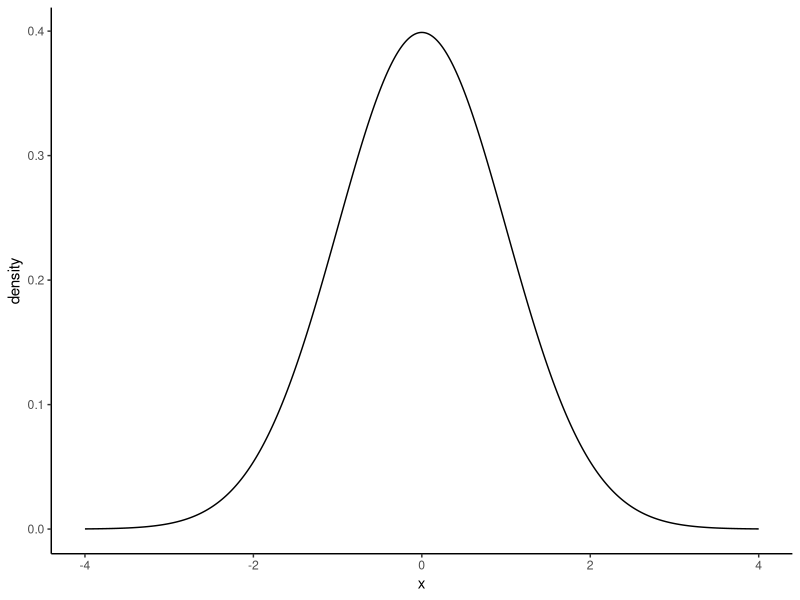
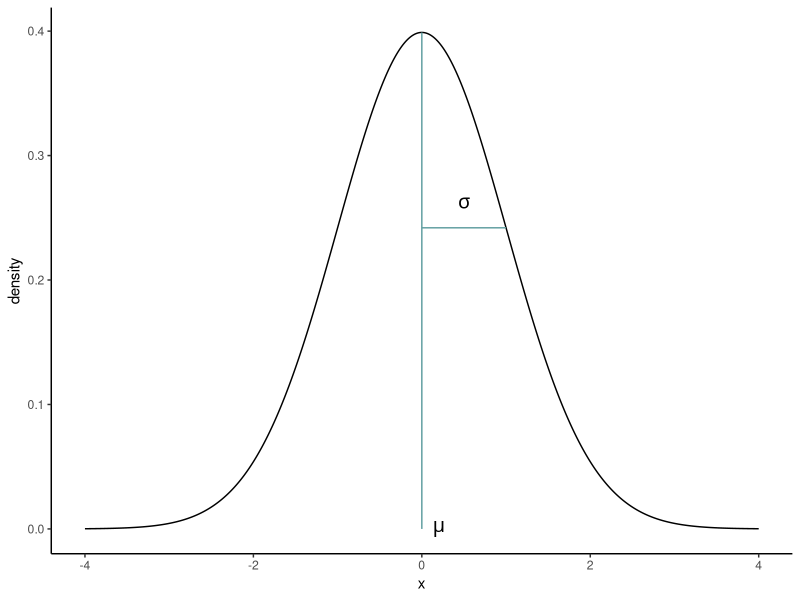
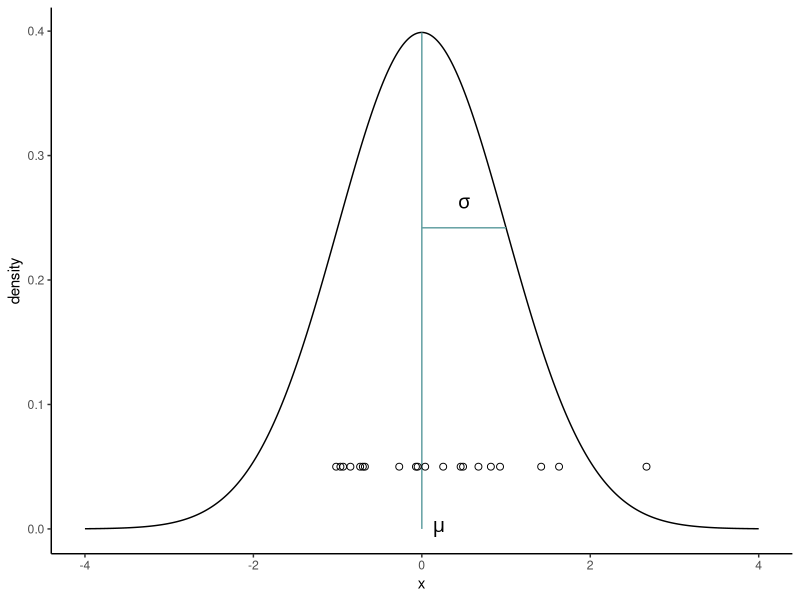
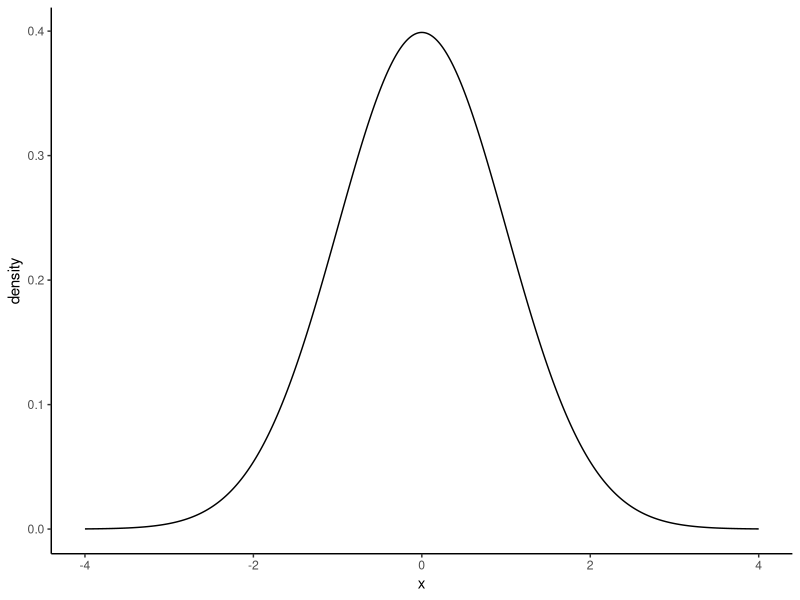
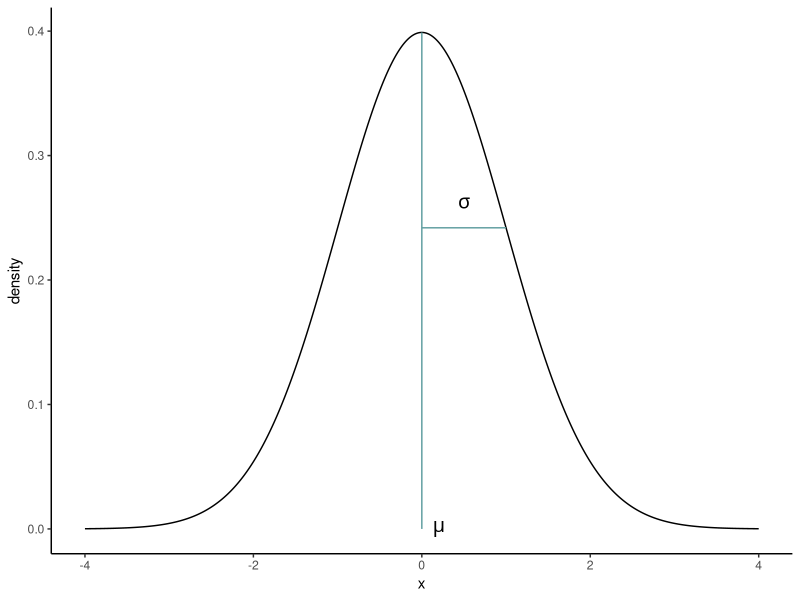
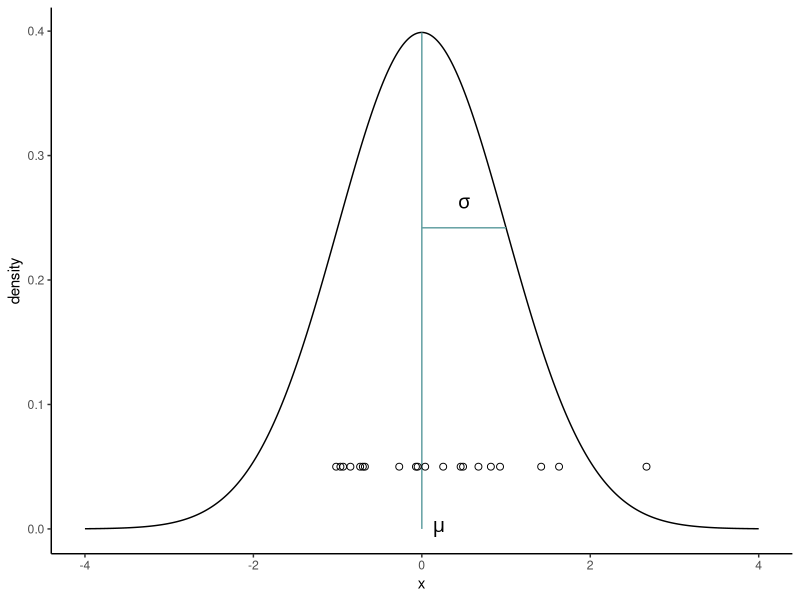

Recreate these plots in R, in order.
# H2 Data Science
# UG308490
# L07 - normal 


library(tidyverse); theme_set(theme_classic())




# R tip: expand.grid ------------------------------------------------------









# normal ------------------------------------------------------------------

norm_df <- tibble(x=seq(-4, 4, by=0.01)) |>
  mutate(density=dnorm(x))
ggplot(norm_df, aes(x, density)) + 
  geom_line()
ggsave("figs/L07_norm_examp.png", width=5, height=3)


arrows <- list(mn=tibble(x0=0, x1=0, y0=0, y1=dnorm(0), label="mu"),
               sd=tibble(x0=0, x1=1, y0=dnorm(1), y1=dnorm(1), label="sigma"))
ggplot(norm_df) + 
  geom_line(aes(x, density)) + 
  geom_segment(data=arrows[[1]], aes(x=x0, xend=x1, y=y0, yend=y1),
               colour="cadetblue") +
  geom_segment(data=arrows[[2]], aes(x=x0, xend=x1, y=y0, yend=y1), 
               colour="cadetblue") +
  geom_text(data=arrows[[1]], aes(x=x0, y=y0, label=label),
            nudge_x=0.2, parse=TRUE, size=5) +
  geom_text(data=arrows[[2]], aes(x=(x0+x1)/2, y=y0, label=label),
            nudge_y=0.02, parse=TRUE, size=5)
ggsave("figs/L07_norm_examp2.png", width=4, height=2.5)



norm_obs <- tibble(x=rnorm(20), density=0.05)
ggplot(norm_df) + 
  geom_line(aes(x, density)) + 
  geom_segment(data=arrows[[1]], aes(x=x0, xend=x1, y=y0, yend=y1),
               colour="cadetblue") +
  geom_segment(data=arrows[[2]], aes(x=x0, xend=x1, y=y0, yend=y1), 
               colour="cadetblue") +
  geom_text(data=arrows[[1]], aes(x=x0, y=y0, label=label),
            nudge_x=0.2, parse=TRUE, size=5) +
  geom_text(data=arrows[[2]], aes(x=(x0+x1)/2, y=y0, label=label),
            nudge_y=0.02, parse=TRUE, size=5) + 
  geom_point(data=norm_obs, aes(x, density), shape=1, size=2)
ggsave("figs/L07_norm_examp3.png", width=4, height=2.5)





# sd away from mean -------------------------------------------------------

n_kelp <- 100000
wt_mu <- 200
wt_sigma <- 50

kelp_wt_df <- data.frame(kelp_id=1:n_kelp,
                         dry_wt=rnorm(n=n_kelp, mean=wt_mu, sd=wt_sigma))
summary(kelp_wt_df)

lo_bound <- wt_mu - wt_sigma
hi_bound <- wt_mu + wt_sigma

mean(kelp_wt_df$dry_wt > lo_bound & kelp_wt_df$dry_wt < hi_bound)
